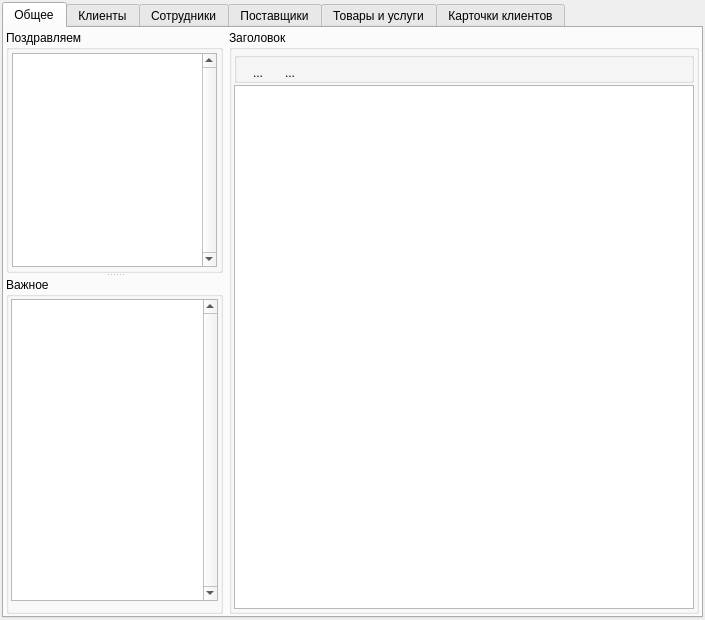
<?xml version="1.0" encoding="UTF-8"?>
<ui version="4.0">
 <class>arm_admin</class>
 <widget class="QWidget" name="arm_admin">
  <property name="geometry">
   <rect>
    <x>0</x>
    <y>0</y>
    <width>705</width>
    <height>620</height>
   </rect>
  </property>
  <property name="minimumSize">
   <size>
    <width>705</width>
    <height>620</height>
   </size>
  </property>
  <property name="windowTitle">
   <string>Form</string>
  </property>
  <property name="styleSheet">
   <string notr="true"/>
  </property>
  <layout class="QGridLayout" name="gridLayout">
   <property name="margin">
    <number>2</number>
   </property>
   <property name="spacing">
    <number>2</number>
   </property>
   <item row="0" column="0">
    <widget class="QTabWidget" name="tabWidget">
     <property name="layoutDirection">
      <enum>Qt::LeftToRight</enum>
     </property>
     <property name="currentIndex">
      <number>0</number>
     </property>
     <widget class="QWidget" name="tab">
      <attribute name="title">
       <string>Общее</string>
      </attribute>
      <layout class="QGridLayout" name="gridLayout_2">
       <property name="margin">
        <number>2</number>
       </property>
       <item row="0" column="0">
        <widget class="QSplitter" name="splitter">
         <property name="minimumSize">
          <size>
           <width>217</width>
           <height>566</height>
          </size>
         </property>
         <property name="maximumSize">
          <size>
           <width>217</width>
           <height>16777215</height>
          </size>
         </property>
         <property name="orientation">
          <enum>Qt::Vertical</enum>
         </property>
         <widget class="QGroupBox" name="groupBox">
          <property name="minimumSize">
           <size>
            <width>217</width>
            <height>243</height>
           </size>
          </property>
          <property name="maximumSize">
           <size>
            <width>217</width>
            <height>243</height>
           </size>
          </property>
          <property name="title">
           <string>Поздравляем</string>
          </property>
          <layout class="QHBoxLayout" name="horizontalLayout" stretch="0">
           <property name="spacing">
            <number>2</number>
           </property>
           <property name="sizeConstraint">
            <enum>QLayout::SetDefaultConstraint</enum>
           </property>
           <property name="margin">
            <number>3</number>
           </property>
           <item>
            <widget class="QTableWidget" name="tDenRojd">
             <property name="verticalScrollBarPolicy">
              <enum>Qt::ScrollBarAlwaysOn</enum>
             </property>
            </widget>
           </item>
          </layout>
         </widget>
         <widget class="QGroupBox" name="groupBox_2">
          <property name="minimumSize">
           <size>
            <width>217</width>
            <height>0</height>
           </size>
          </property>
          <property name="title">
           <string>Важное</string>
          </property>
          <layout class="QGridLayout" name="gridLayout_6">
           <property name="leftMargin">
            <number>2</number>
           </property>
           <property name="topMargin">
            <number>2</number>
           </property>
           <property name="rightMargin">
            <number>2</number>
           </property>
           <property name="bottomMargin">
            <number>10</number>
           </property>
           <item row="0" column="0">
            <widget class="QTableWidget" name="tVajnoe">
             <property name="verticalScrollBarPolicy">
              <enum>Qt::ScrollBarAlwaysOn</enum>
             </property>
            </widget>
           </item>
          </layout>
         </widget>
        </widget>
       </item>
       <item row="0" column="1">
        <widget class="QGroupBox" name="groupBox_3">
         <property name="minimumSize">
          <size>
           <width>468</width>
           <height>0</height>
          </size>
         </property>
         <property name="title">
          <string>Заголовок</string>
         </property>
         <layout class="QGridLayout" name="gridLayout_4">
          <property name="margin">
           <number>2</number>
          </property>
          <property name="spacing">
           <number>2</number>
          </property>
          <item row="1" column="0">
           <layout class="QGridLayout" name="gridLayout_3">
            <item row="1" column="0">
             <widget class="QGroupBox" name="groupButton">
              <property name="styleSheet">
               <string notr="true"/>
              </property>
              <property name="title">
               <string/>
              </property>
              <widget class="QWidget" name="layoutWidget">
               <property name="geometry">
                <rect>
                 <x>4</x>
                 <y>4</y>
                 <width>72</width>
                 <height>34</height>
                </rect>
               </property>
               <layout class="QGridLayout" name="gridLayout_5">
                <property name="spacing">
                 <number>0</number>
                </property>
                <item row="0" column="0">
                 <widget class="QToolButton" name="toolButton_3">
                  <property name="text">
                   <string>...</string>
                  </property>
                  <property name="autoRaise">
                   <bool>true</bool>
                  </property>
                 </widget>
                </item>
                <item row="0" column="1">
                 <widget class="QToolButton" name="toolButton_4">
                  <property name="text">
                   <string>...</string>
                  </property>
                  <property name="autoRaise">
                   <bool>true</bool>
                  </property>
                 </widget>
                </item>
               </layout>
              </widget>
             </widget>
            </item>
            <item row="2" column="0">
             <widget class="QTableView" name="tPoslednee"/>
            </item>
           </layout>
          </item>
         </layout>
        </widget>
       </item>
      </layout>
     </widget>
     <widget class="QWidget" name="tab_2">
      <attribute name="title">
       <string>Клиенты</string>
      </attribute>
     </widget>
     <widget class="QWidget" name="tab_3">
      <attribute name="title">
       <string>Сотрудники</string>
      </attribute>
     </widget>
     <widget class="QWidget" name="tab_4">
      <attribute name="title">
       <string>Поставщики</string>
      </attribute>
     </widget>
     <widget class="QWidget" name="tab_5">
      <attribute name="title">
       <string>Товары и услуги</string>
      </attribute>
     </widget>
     <widget class="QWidget" name="tab_6">
      <attribute name="title">
       <string>Карточки клиентов</string>
      </attribute>
     </widget>
    </widget>
   </item>
  </layout>
 </widget>
 <resources/>
 <connections/>
</ui>
